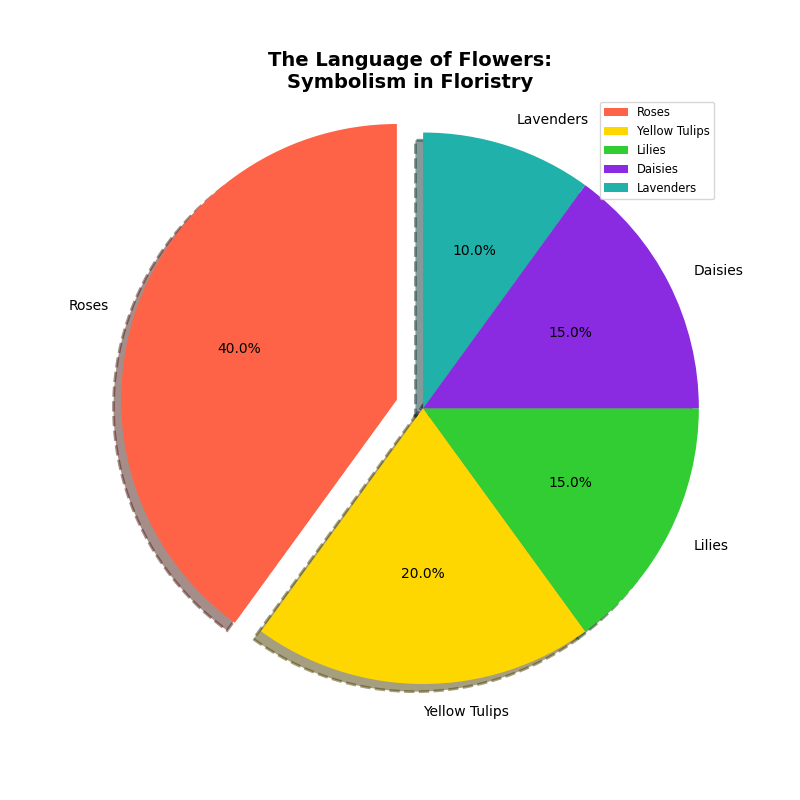

Source code (Python):
import matplotlib.pyplot as plt

flowers = ['Roses', 'Yellow Tulips', 'Lilies', 'Daisies', 'Lavenders']
meanings = [40, 20, 15, 15, 10]
explode = (0.1, 0, 0, 0, 0)

fig, ax = plt.subplots(figsize=(8, 8))
ax.pie(meanings, labels=flowers, autopct='%1.1f%%', startangle=90,
       colors=['#FF6347', '#FFD700', '#32CD32', '#8A2BE2', '#20B2AA'], 
       explode=explode, shadow=True, wedgeprops={'linestyle': '--', 'linewidth': 2})

ax.axis('equal')

plt.title('The Language of Flowers:\nSymbolism in Floristry', fontsize=14, fontweight='bold')

plt.grid(visible=True, linestyle=':', linewidth=1)

plt.legend(loc='upper right', fontsize='small')

plt.show()
